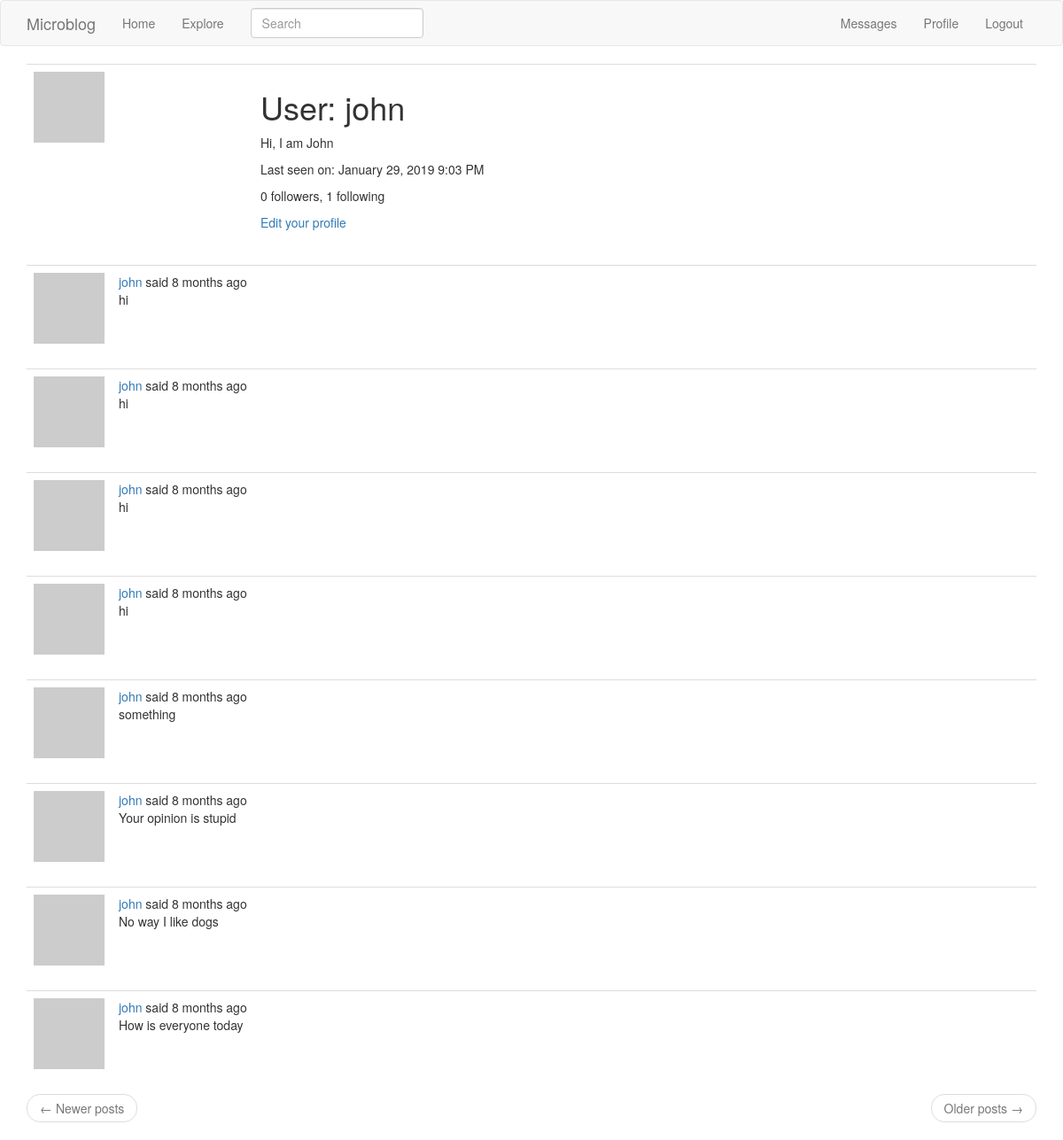
Page /user/john (signed in) on the earlier database version.
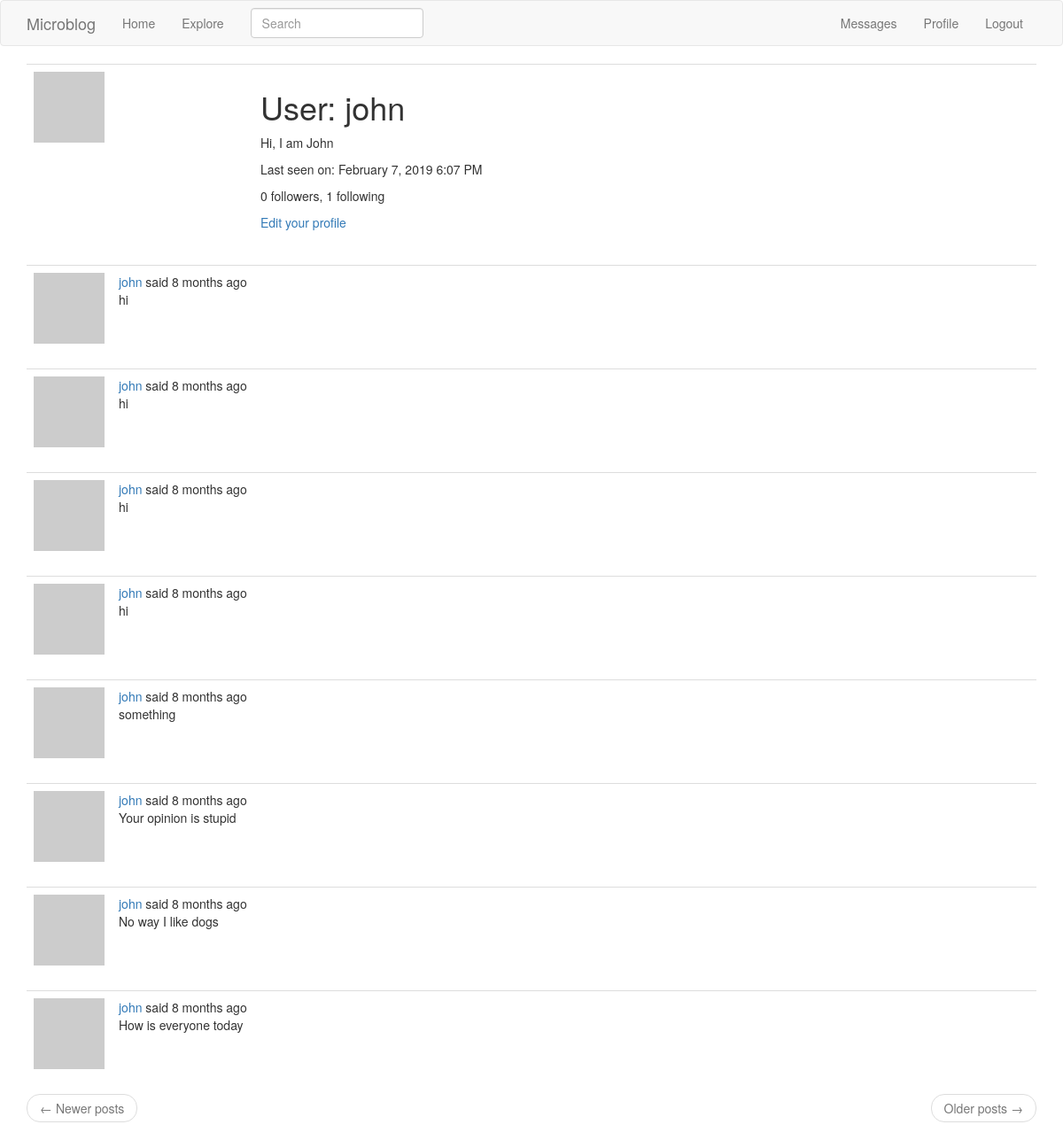
Same page on the later database version.
### app/models.py (models this page shows, shortened)
class PaginatedAPIMixin(object):
    @staticmethod
    def to_collection_dict(query, page, per_page, endpoint, **kwargs):
        resources = query.paginate(page, per_page, False)
        data = {
            'items': [item.to_dict() for item in resources.items],
            '_meta': {
                'page': page,
                'per_page': per_page,
                'total_page': resources.pages,
                'total_items': resources.total
            },
            '_links': {
                'self': url_for(endpoint, page=page, per_page=per_page,
                                **kwargs),
                'next': url_for(endpoint, page=page + 1, per_page=per_page,
                                **kwargs) if resources.has_next else None,
                'prev': url_for(endpoint, page=page - 1, per_page=per_page,
                                **kwargs) if resources.has_prev else None
            }
        }
        return data

class User(PaginatedAPIMixin, UserMixin, db.Model):
    id = db.Column(db.Integer, primary_key=True)
    username = db.Column(db.String(64), index=True, unique=True)
    email = db.Column(db.String(120), index=True, unique=True)
    password_hash = db.Column(db.String(128))
    posts = db.relationship('Post', backref='author', lazy='dynamic')
    about_me = db.Column(db.String(140))
    last_seen = db.Column(db.DateTime, default=datetime.utcnow)
    followed = db.relationship(
        'User', secondary=followers,
        primaryjoin=(followers.c.follower_id == id),
        secondaryjoin=(followers.c.followed_id == id),
        backref=db.backref('followers', lazy='dynamic'), lazy='dynamic')
    messages_sent = db.relationship('Message', foreign_keys='Message.sender_id',
                                    backref='author', lazy='dynamic')
    messages_received = db.relationship('Message',
                                        foreign_keys='Message.recipient_id',
                                        backref='recipient', lazy='dynamic')
    last_message_read_time = db.Column(db.DateTime)
    notifications = db.relationship('Notification', backref='user',
                                    lazy='dynamic')
    tasks = db.relationship('Task', backref='user', lazy='dynamic')
    token = db.Column(db.String(32), index=True, unique=True)
    token_expiration = db.Column(db.DateTime)
    def avatar(self, size):
        digest = md5(self.email.lower().encode('utf-8')).hexdigest()
        return 'https://www.gravatar.com/avatar/{}?d=identicon&s={}'.format(
            digest, size)
    def new_messages(self):
        last_read_time = self.last_message_read_time or datetime(1900, 1, 1)
        return Message.query.filter_by(recipient=self).filter(
            Message.timestamp > last_read_time).count()
    def get_task_in_progress(self, name):
        return Task.query.filter_by(name=name, user=self,
                                    complete=False).first()

class SearchableMixin(object):
    @classmethod
    def before_commit(cls, session):
        session._changes = {
            'add': list(session.new),
            'update': list(session.dirty),
            'delete': list(session.deleted)
        }
    @classmethod
    def after_commit(cls, session):
        for obj in session._changes['add']:
            if isinstance(obj, SearchableMixin):
                add_to_index(obj.__tablename__, obj)
        for obj in session._changes['update']:
            if isinstance(obj, SearchableMixin):
                add_to_index(obj.__tablename__, obj)
        for obj in session._changes['delete']:
            if isinstance(obj, SearchableMixin):
                remove_from_index(obj.__tablename__, obj)

class Post(SearchableMixin, db.Model):
    __searchable__ = ['body']
    id = db.Column(db.Integer, primary_key=True)
    body = db.Column(db.String(140))
    timestamp = db.Column(db.DateTime, index=True, default=datetime.utcnow)
    user_id = db.Column(db.Integer, db.ForeignKey('user.id'))
    language = db.Column(db.String(5))

### app/main/routes.py (the view)
@bp.route('/user/<username>')
@login_required
def user(username):
    user = User.query.filter_by(username=username).first_or_404()
    page = request.args.get('page', 1, type=int)
    posts = user.posts.order_by(Post.timestamp.desc()).paginate(
        page, current_app.config['POSTS_PER_PAGE'], False)
    next_url = url_for('main.user', username=user.username, page=posts.next_num) \
        if posts.has_next else None
    prev_url = url_for('main.user', username=user.username, page=posts.prev_num) \
        if posts.has_prev else None
    return render_template('user.html', user=user, posts=posts.items,
                           next_url=next_url, prev_url=prev_url)

### app/main/forms.py (shortened to what this page needs)
class SearchForm(FlaskForm):
    q = StringField(_l('Search'), validators=[DataRequired()])

### app/main/routes.py (called while the page is built)
@bp.before_request
def before_request():
    if current_user.is_authenticated:
        current_user.last_seen = datetime.utcnow()
        db.session.commit()
        g.search_form = SearchForm()
    g.locale = str(get_locale())

### app/models.py (called while the page is built)
@login.user_loader
def load_user(id):
    return User.query.get(int(id))

### app/templates/user.html (shortened to what this page needs)
{% extends "base.html" %}
{% block app_content %}
    <table class="table table-hover">
        <tr>
            <td width="256px"><img src="{{ user.avatar(256) }}"></td>
            <td>
                <h1>{{ _('User') }}: {{ user.username }}</h1>
                {% if user.about_me %}<p>{{ user.about_me }}</p>{% endif %}
                {% if user.last_seen %}
                <p>{{ _('Last seen on') }}: {{ moment(user.last_seen).format('LLL') }}</p>
                {% endif %}
                <p>{{ _('%(count)d followers', count=user.followers.count()) }}, {{ _('%(count)d following', count=user.followed.count()) }}</p>
                {% if user == current_user %}
                <p>
                    <a href="{{ url_for('main.edit_profile') }}">
                        {{ _('Edit your profile') }}
                    </a>
                </p>
                {% elif not current_user.is_following(user) %}
                <p><a href="{{ url_for('main.follow', username=user.username) }}">{{ _('Follow') }}</a></p>
                {% else %}
                <p><a href="{{ url_for('main.unfollow', username=user.username) }}">{{ _('Unfollow') }}</a></p>
                {% endif %}
            </td>
        </tr>
    </table>
    {% for post in posts %}
        {% include '_post.html' %}
    {% endfor %}
    <nav aria-label="...">
        <ul class="pager">
            <li class="previous{% if not prev_url %} disabled{% endif %}">
                <a href="{{ prev_url or '#' }}">
                    <span aria-hidden="true">&larr;</span> {{ _('Newer posts') }}
                </a>
            </li>
            <li class="next{% if not next_url %} disabled{% endif %}">
                <a href="{{ next_url or '#' }}">
                    {{ _('Older posts') }} <span aria-hidden="true">&rarr;</span>
                </a>
            </li>
        </ul>
    </nav>
{% endblock %}

### app/templates/base.html (shortened to what this page needs)
{% extends 'bootstrap/base.html' %}
{% block navbar %}
    <nav class="navbar navbar-default">
        <div class="container">
            <div class="navbar-header">
                <a class="navbar-brand" href="{{ url_for('main.index') }}">Microblog</a>
            </div>
            <div class="collapse navbar-collapse" id="bs-example-navbar-collapse-1">
                <ul class="nav navbar-nav">
                    <li><a href="{{ url_for('main.index') }}">{{ _('Home') }}</a></li>
                    <li><a href="{{ url_for('main.explore') }}">{{ _('Explore') }}</a></li>
                </ul>
                {% if g.search_form %}
                <form class="navbar-form navbar-left" method="get"
                        action="{{ url_for('main.search') }}">
                    <div class="form-group">
                        {{ g.search_form.q(size=20, class='form-control',
                            placeholder=g.search_form.q.label.text) }}
                    </div>
                </form>
                {% endif %}
                <ul class="nav navbar-nav navbar-right">
                    {% if current_user.is_anonymous %}
                    <li><a href="{{ url_for('auth.login') }}">{{ _('Login') }}</a></li>
                    {% else %}
                    <li>
                        <a href="{{ url_for('main.messages') }}">
                            {{ _('Messages')  }}
                            {% set new_messages = current_user.new_messages() %}
                        </a>
                    </li>
                    <li><a href="{{ url_for('main.user', username=current_user.username) }}">{{ _('Profile') }}</a></li>
                    <li><a href="{{ url_for('auth.logout') }}">{{ _('Logout') }}</a></li>
                    {% endif %}
                </ul>
            </div>
        </div>
    </nav>
{% endblock %}
{% block content %}
    <div class="container">
        {% block app_content %}{% endblock %}
    </div>
{% endblock %}

### app/templates/_post.html (shortened to what this page needs)
<table class="table table-hover">
    <tr>
        <td width="70px">
            <a href="{{ url_for('main.user', username=post.author.username) }}">
                <img src="{{ post.author.avatar(70) }}" />
            </a>
        </td>
        <td>
            {{ _('%(username)s said %(when)s',
                username=user_link, when=moment(post.timestamp).fromNow()) }}
            <br>
            <span id="post{{ post.id }}">{{ post.body }}</span>
        </td>
    </tr>
</table>

Differences in the rows shown:
changed User "john": last_seen "January 29, 2019 9:03 PM" → "February 7, 2019 6:07 PM"
